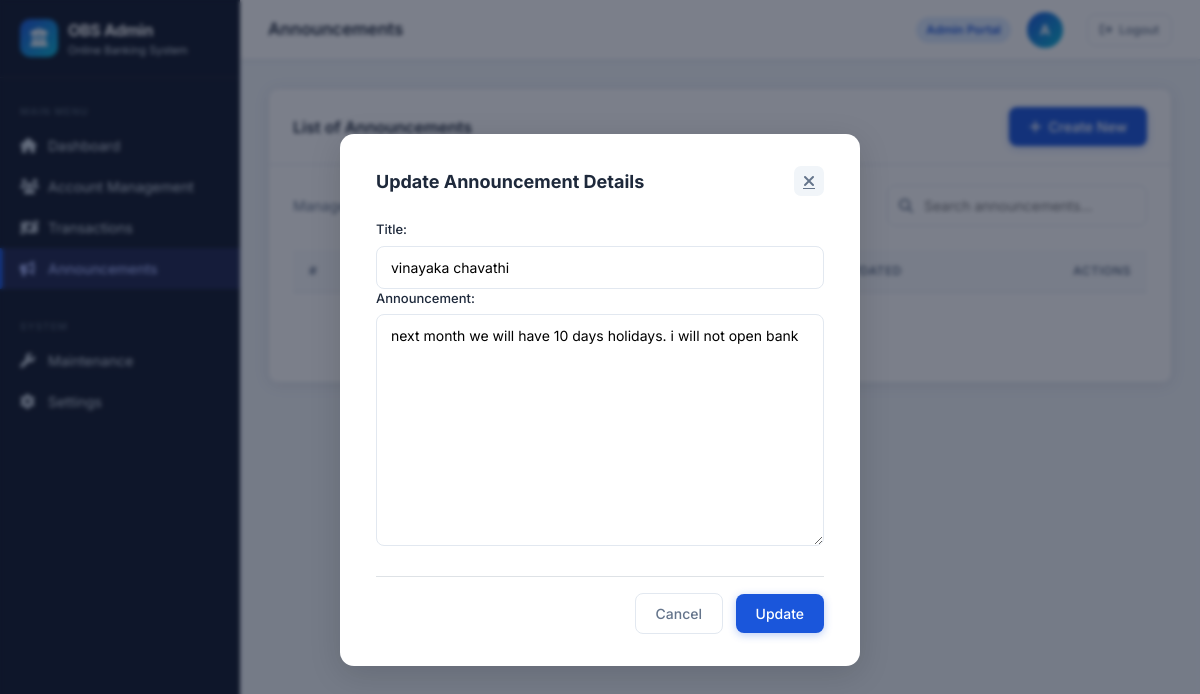
The page /up_announcement/2/ on the database its author committed.
### application/models.py (models this page shows)
class announcement(models.Model):
    Title=models.CharField(max_length=50)
    Announcement=models.TextField()
    Date_created=models.DateTimeField(auto_now_add=True)
    Date_updated=models.DateTimeField(auto_now=True)

### application/views.py (the view)
# urls.py: path('up_announcement/<int:id>/', views.up_announcement, name='up_announcement'),
def up_announcement(request,id):
  a=announcement.objects.get(id=id)
  if request.method=="POST":
    y=announcement_form(request.POST,instance=a)
    if y.is_valid():
      y.save()
  else:
    y=announcement_form(instance=a)
  return render(request,'announcement.html',{'y':y})

### application/forms.py
class announcement_form(forms.ModelForm):
    class Meta:
            model=announcement
            fields=['Title','Announcement']

### template/announcement.html (shortened to what this page needs)
<!DOCTYPE html>
{% load static %}
<html lang="en">
<head>
  <link rel="stylesheet" href="https://cdn.jsdelivr.net/npm/bootstrap@5.3.2/dist/css/bootstrap.min.css">
  <link rel="stylesheet" href="https://cdnjs.cloudflare.com/ajax/libs/font-awesome/6.5.0/css/all.min.css">
  <link href="{% static 'css/dash.css' %}" rel="stylesheet">
</head>
<body>
<div class="obs-wrapper">
  <aside class="obs-sidebar" id="sidebar">
    <a href="{% url 'dash' %}" class="sidebar-brand">
      <div class="brand-icon"><i class="fa-solid fa-building-columns"></i></div>
      <div class="brand-text">OBS Admin<span>Online Banking System</span></div>
    </a>
    <div class="sidebar-nav">
      <div class="sidebar-section-title">Main Menu</div>
      <a href="{% url 'dash' %}" class="sidebar-link">
        <i class="fa-solid fa-house"></i> Dashboard
      </a>
      <a href="{% url 'account' %}" class="sidebar-link">
        <i class="fa-solid fa-users"></i> Account Management
      </a>
      <a href="{% url 'tran_admin' %}" class="sidebar-link">
        <i class="fa-solid fa-money-bill-transfer"></i> Transactions
      </a>
      <a href="{% url 'announcement' %}" class="sidebar-link active">
        <i class="fa-solid fa-bullhorn"></i> Announcements
      </a>
      <div class="sidebar-section-title mt-3">System</div>
      <a href="#" class="sidebar-link">
        <i class="fa-solid fa-wrench"></i> Maintenance
      </a>
      <a href="#" class="sidebar-link">
        <i class="fa-solid fa-gear"></i> Settings
      </a>
    </div>
  </aside>
  <main class="obs-main">
    <header class="obs-topbar">
      <div class="topbar-left">
        <div class="topbar-title">Announcements</div>
      </div>
      <div class="topbar-right">
        <span class="topbar-badge">Admin Portal</span>
        <div class="topbar-avatar">A</div>
        <a href="{% url 'login' %}" class="obs-btn obs-btn-outline obs-btn-sm ms-2">
          <i class="fa-solid fa-arrow-right-from-bracket"></i> Logout
        </a>
      </div>
    </header>
    <div class="obs-content">
      <div class="obs-card mb-4">
        <div class="obs-card-header">
          <div class="obs-card-title">List of Announcements</div>
          <a href="{% url 'add_announcement' %}" class="obs-btn obs-btn-primary">
            <i class="fa-solid fa-plus"></i> Create New
          </a>
        </div>
        <div class="obs-card-body">
          <div class="d-flex justify-content-between align-items-center mb-4">
            <div style="font-size: 14px; color: var(--text-muted);">
              Manage system-wide announcements for users.
            </div>
            <form action="{% url 'announcement' %}" method="get" class="obs-search">
              <i class="fa-solid fa-magnifying-glass"></i>
              <input type="text" value="{{query}}" name="query" placeholder="Search announcements...">
            </form>
          </div>
          <div class="obs-table-wrap">
            <table class="obs-table">
              <thead>
                <tr>
                  <th>#</th>
                  <th>Date Created</th>
                  <th>Title</th>
                  <th>Body</th>
                  <th>Date Updated</th>
                  <th class="text-end">Actions</th>
                </tr>
              </thead>
              <tbody>
                {% if x %}
                  {% for i in x %}
                  <tr>
                    <td>{{ i.id }}</td>
                    <td style="color: var(--text-muted); font-size: 13px;">{{ i.Date_created }}</td>
                    <td style="font-weight: 600;">{{ i.Title }}</td>
                    <td style="color: var(--text-muted); max-width: 300px; white-space: nowrap; overflow: hidden; text-overflow: ellipsis;">{{ i.Announcement }}</td>
                    <td style="color: var(--text-muted); font-size: 13px;">{{ i.Date_updated }}</td>
                    <td class="text-end">
                      <a href="{% url 'up_announcement' i.id %}" class="obs-btn-icon action-edit" title="Edit">
                        <i class="fa-solid fa-pen-to-square"></i>
                      </a>
                      <a href="{% url 'del_announcement' i.id %}" class="obs-btn-icon action-delete ms-1" title="Delete">
                        <i class="fa-solid fa-trash-can"></i>
                      </a>
                    </td>
                  </tr>
                  {% endfor %}
                {% else %}
                  <tr>
                    <td colspan="6" class="text-center py-4" style="color: var(--text-muted);">No announcements found.</td>
                  </tr>
                {% endif %}
              </tbody>
            </table>
          </div>
        </div>
      </div>
    </div>
  </main>
</div>
{% if y %}
<div class="obs-modal-backdrop">
  <div class="obs-modal">
    <div class="obs-modal-header">
      <div class="obs-modal-title">Update Announcement Details</div>
      <a href="{% url 'announcement' %}" class="obs-modal-close"><i class="fa-solid fa-xmark"></i></a>
    </div>
    <form method="post">
      {{ y }}
      <div class="mt-4 pt-3 border-top text-end">
        <a href="{% url 'announcement' %}" class="obs-btn obs-btn-outline me-2">Cancel</a>
        <button type="submit" class="obs-btn obs-btn-primary">Update</button>
      </div>
    </form>
  </div>
</div>
{% endif %}
</body>
</html>

### template/announcement.html (style rules this page uses)
.obs-modal form label { display: block; font-size: 13px; font-weight: 500; color: var(--text-main); margin-bottom: 6px; }
.obs-modal form input, .obs-modal form select, .obs-modal form textarea { width: 100%; padding: 10px 14px; border: 1.5px solid var(--border); border-radius: 8px; font-size: 14px; }

### rows shown on the page
announcement: Title "vinayaka chavathi", Announcement "next month we will have 10 days holidays. i will not open bank"
